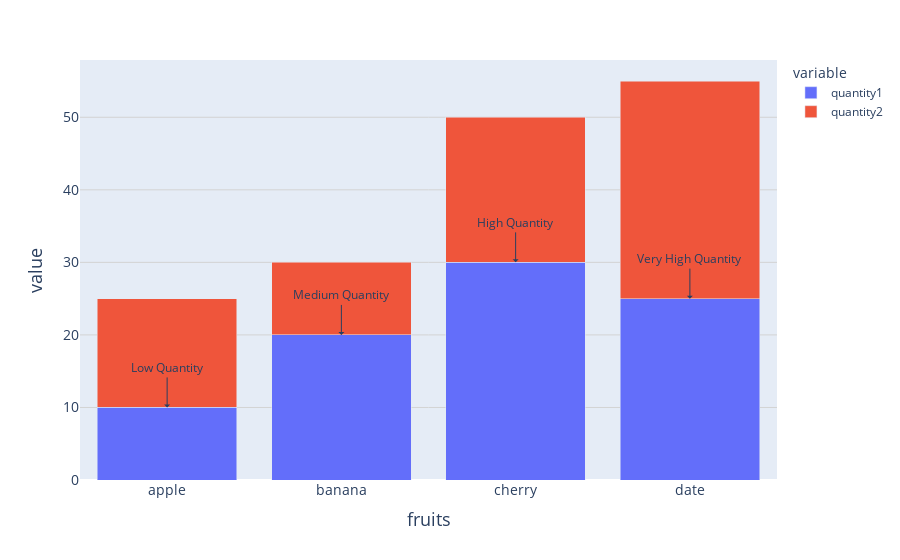

The code cell stored with this chart in its notebook:
### Markdown cell above
# Adding Annotations and Hover Effects to the Chart

### Code cell
fig.update_layout(annotations=[
    dict(x='apple', y=10, text='Low Quantity', showarrow=True, arrowhead=1, ax=0, ay=-40), 
    dict(x='banana', y=20, text='Medium Quantity', showarrow=True, arrowhead=1, ax=0, ay=-40),
    dict(x='cherry', y=30, text='High Quantity', showarrow=True, arrowhead=1, ax=0, ay=-40), 
    dict(x='date', y=25, text='Very High Quantity', showarrow=True, arrowhead=1, ax=0, ay=-40)], hovermode='closest')
fig.show()

### Figure 1 — Plotly figure (JSON) as saved in the notebook; plotly's stock layout.template omitted (floating-point values rounded to 4 significant figures)
{"data": [{"alignmentgroup": "True", "hovertemplate": "variable=quantity1<br>fruits=%{x}<br>value=%{y}<extra></extra>", "legendgroup": "quantity1", "marker": {"color": "#636efa", "pattern": {"shape": ""}}, "name": "quantity1", "offsetgroup": "quantity1", "orientation": "v", "showlegend": true, "textposition": "auto", "type": "bar", "x": ["apple", "banana", "cherry", "date"], "xaxis": "x", "y": [10, 20, 30, 25], "yaxis": "y"}, {"alignmentgroup": "True", "hovertemplate": "variable=quantity2<br>fruits=%{x}<br>value=%{y}<extra></extra>", "legendgroup": "quantity2", "marker": {"color": "#EF553B", "pattern": {"shape": ""}}, "name": "quantity2", "offsetgroup": "quantity2", "orientation": "v", "showlegend": true, "textposition": "auto", "type": "bar", "x": ["apple", "banana", "cherry", "date"], "xaxis": "x", "y": [15, 10, 20, 30], "yaxis": "y"}], "layout": {"annotations": [{"arrowhead": 1, "ax": 0, "ay": -40, "showarrow": true, "text": "Low Quantity", "x": "apple", "y": 10}, {"arrowhead": 1, "ax": 0, "ay": -40, "showarrow": true, "text": "Medium Quantity", "x": "banana", "y": 20}, {"arrowhead": 1, "ax": 0, "ay": -40, "showarrow": true, "text": "High Quantity", "x": "cherry", "y": 30}, {"arrowhead": 1, "ax": 0, "ay": -40, "showarrow": true, "text": "Very High Quantity", "x": "date", "y": 25}], "barmode": "stack", "hovermode": "closest", "legend": {"title": {"text": "variable"}, "tracegroupgap": 0}, "margin": {"t": 60}, "xaxis": {"anchor": "y", "domain": [0, 1], "showgrid": false, "tickfont": {"size": 14}, "title": {"font": {"size": 18}, "text": "fruits"}}, "yaxis": {"anchor": "x", "domain": [0, 1], "gridcolor": "lightgray", "showgrid": true, "tickfont": {"size": 14}, "title": {"font": {"size": 18}, "text": "value"}}}}
